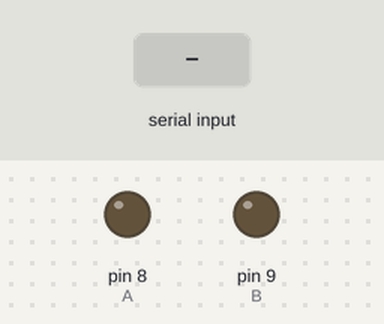
Bench run of a sketch on a simulated Arduino Uno, built with avr-gcc and run on an emulated ATmega328P. Shown: output pins drawn as LEDs (lit = HIGH). Inputs (shaded band) come from the test bench.

Above: at 1.2 s.
1.3 s: "1" received over Serial
At 2.5 s:
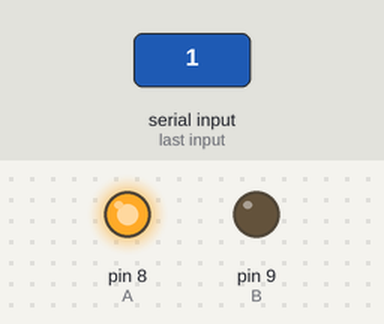
2.8 s: "2" received over Serial
At 3.6 s:
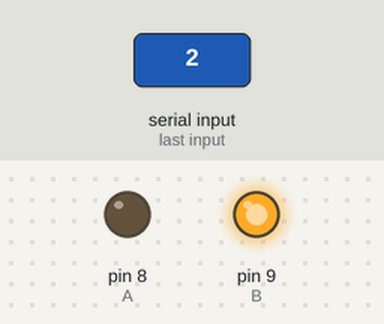
4.3 s: "0" received over Serial
At 4.7 s:
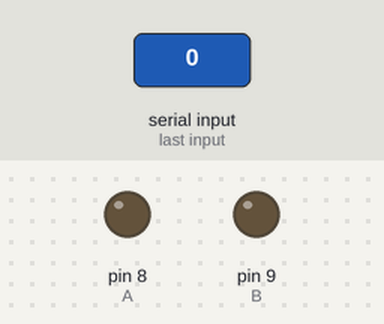
Timing chart, 0 to 7.3 s (numbered marks = the images above; inputs shaded):
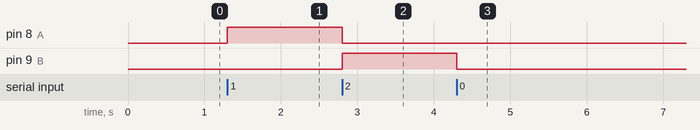

The sketch:

sketch.ino
```cpp
/*
BOA 스케치
*/

int A = 8;
int B = 9;

void setup() {
  pinMode(A,OUTPUT);
  pinMode(B,OUTPUT);
  Serial.begin(9600);
}

int input = '0';

void all_stop() {
  digitalWrite(A, LOW);
  digitalWrite(B, LOW);
}

void loop() {
  if (Serial.available() > 0) {
    input = Serial.read();
    all_stop();
  }

  if (input == '1') {
    digitalWrite(A,HIGH);
  } else if (input == '2') {
    digitalWrite(B, HIGH);
  } else if (input == '0') {
    all_stop();
  }
}
```

Measured:
- after the input at 1.3 s, pin 8 (A): LOW → HIGH at once
- after the input at 2.8 s, pin 8 (A): HIGH → LOW at once; pin 9 (B): LOW → HIGH at once
- after the input at 4.3 s, pin 9 (B): HIGH → LOW at once
